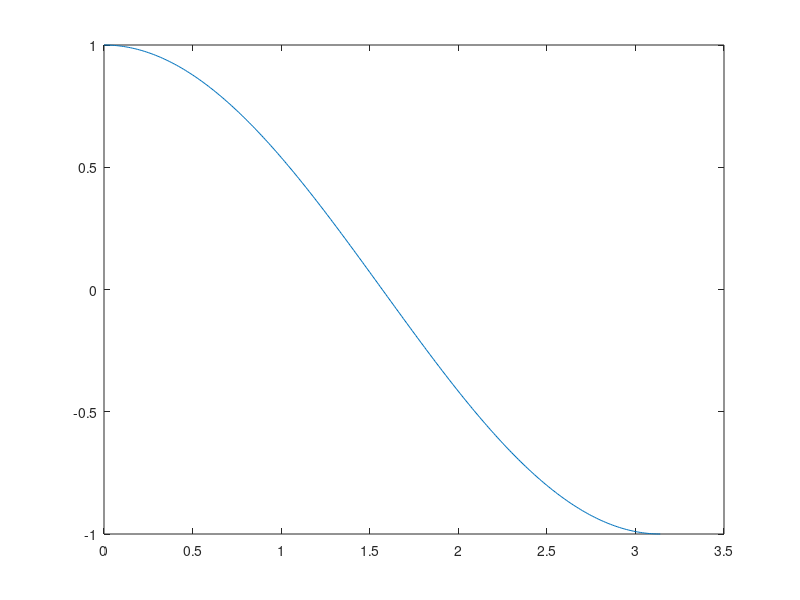
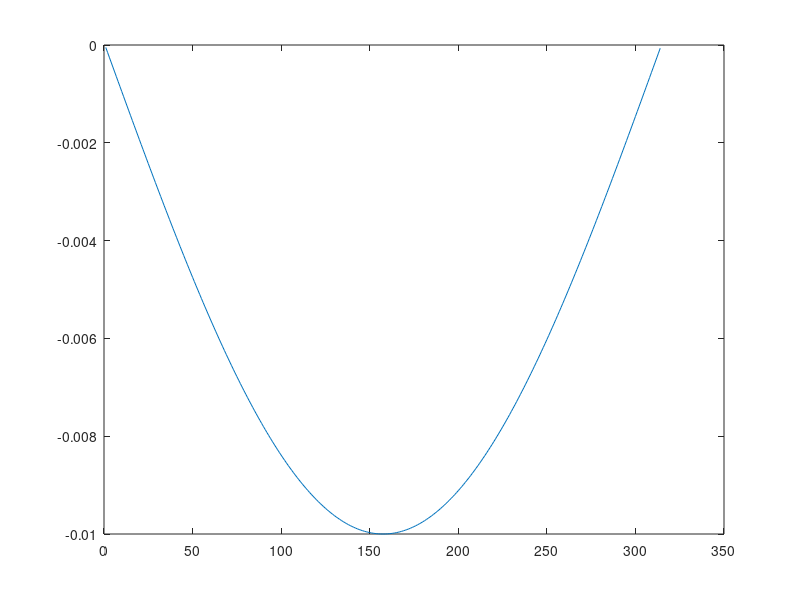

These figures' MATLAB source, in order:
%% Opdracht 4
% Hieronder staat code waarmee je een grafiek van een cosinus functie
% tekent. Maak een nieuw figuur aan. De variabele signaal bevat een
% heleboel opvolgende cosinuswaardes. Trek steeds de opvolgende waardes
% van elkaar af (de tweede min de eerste) en stop het resultaat in een 
% vector genaamd 'diffSignaal'.
% Plot dit signaal in het nieuwe figure (geen tijdstippen op de x-as).

close all
t = 0:0.01:pi;
signaal = cos(t);
plot(t,signaal)

diffSignaal = diff(signaal);
figure
plot(diffSignaal)
